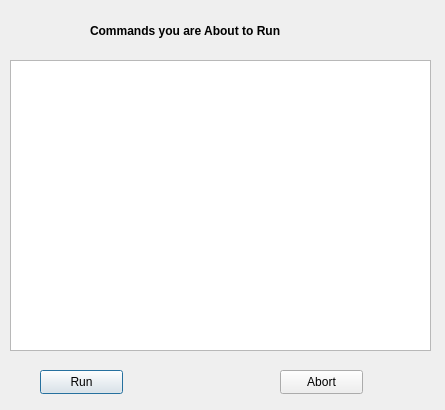
<?xml version="1.0" encoding="UTF-8"?>
<ui version="4.0">
 <class>RunCommandsDialog</class>
 <widget class="QDialog" name="RunCommandsDialog">
  <property name="geometry">
   <rect>
    <x>0</x>
    <y>0</y>
    <width>445</width>
    <height>410</height>
   </rect>
  </property>
  <property name="windowTitle">
   <string>Run Commands</string>
  </property>
  <widget class="QTextEdit" name="CommandLinesTextEdit">
   <property name="geometry">
    <rect>
     <x>10</x>
     <y>60</y>
     <width>421</width>
     <height>291</height>
    </rect>
   </property>
  </widget>
  <widget class="QLabel" name="label">
   <property name="geometry">
    <rect>
     <x>90</x>
     <y>20</y>
     <width>281</width>
     <height>21</height>
    </rect>
   </property>
   <property name="font">
    <font>
     <weight>75</weight>
     <bold>true</bold>
    </font>
   </property>
   <property name="text">
    <string>Commands you are About to Run</string>
   </property>
  </widget>
  <widget class="QPushButton" name="RunButton">
   <property name="geometry">
    <rect>
     <x>40</x>
     <y>370</y>
     <width>83</width>
     <height>24</height>
    </rect>
   </property>
   <property name="text">
    <string>Run</string>
   </property>
  </widget>
  <widget class="QPushButton" name="AbortButton">
   <property name="geometry">
    <rect>
     <x>280</x>
     <y>370</y>
     <width>83</width>
     <height>24</height>
    </rect>
   </property>
   <property name="text">
    <string>Abort</string>
   </property>
  </widget>
 </widget>
 <resources/>
 <connections/>
</ui>
